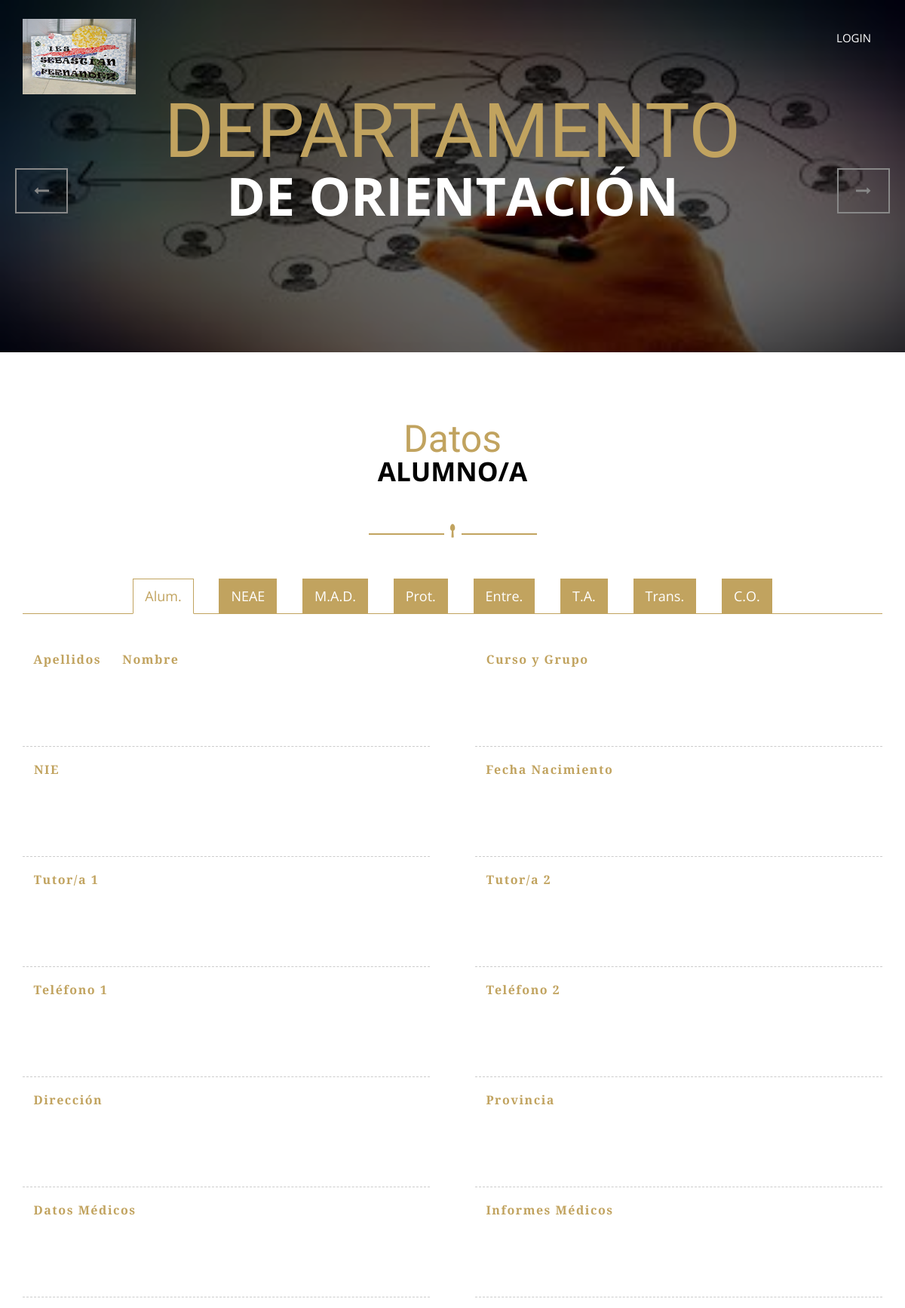
Before: /index.php/AlumnoOpciones/Mostrar/18 (upper part) with the older database file.
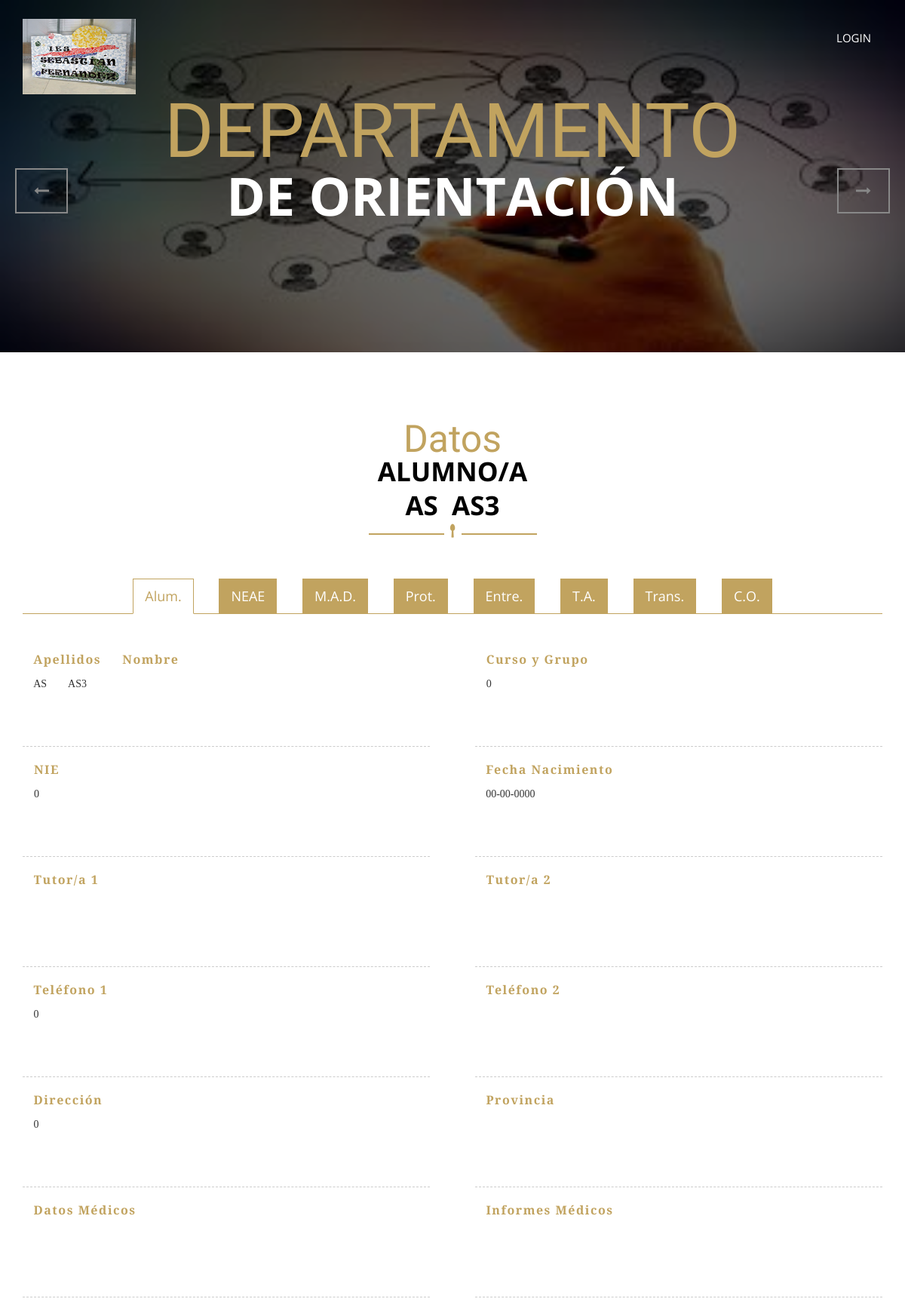
After: the same page with the newer database file.
### tables this page shows
CREATE TABLE `alumno` (
  `idAlumno` int(11) NOT NULL,
  `apellidos` varchar(45) NOT NULL,
  `nombre` varchar(30) NOT NULL,
  `nie` int(7) NOT NULL,
  `fechaNacimiento` date NOT NULL,
  `edad` int(2) DEFAULT NULL,
  `fotoAlumnado` varchar(45) DEFAULT NULL,
  `datos_medicos` varchar(100) DEFAULT NULL,
  `datos_psicologicos` varchar(100) DEFAULT NULL,
  `informe_medico` varchar(45) DEFAULT NULL COMMENT 'Informe medico en PDF',
  `nombreT1` varchar(80) NOT NULL,
  `nombreT2` varchar(80) DEFAULT NULL,
  `direccion` varchar(45) NOT NULL,
  `cp` int(5) NOT NULL,
  `poblacion` varchar(45) NOT NULL,
  `cod_provincia` char(2) DEFAULT NULL,
  `telefono1` int(9) NOT NULL,
  `telefono2` int(9) DEFAULT NULL,
  `tipo` varchar(45) DEFAULT NULL COMMENT 'Tipo de familia(Tradicional,Monoparental...)',
  `situacion` varchar(45) DEFAULT NULL,
  `implicacion_escolar` varchar(45) DEFAULT NULL,
  `curso` int(1) NOT NULL,
  `grupo` char(1) NOT NULL,
  `fecha_inser` date DEFAULT NULL,
  `Usuario_idUsuario` int(11) NOT NULL
);

### application/controllers/AlumnoOpciones.php (called while the page is built, shortened)
<?php
class AlumnoOpciones extends CI_Controller {
    public function __construct() {
        $this->load->helper('Formulario');
        $this->load->model('M_Provincias');
        $this->load->model('M_Alumno');
        $this->load->model('M_AlumnoDatos');
        $this->load->library('form_validation');
        $this->load->library('pagination');
    }
    public function Mostrar ($idAlumno) {
        $datos= $this->DatoAlumno($idAlumno);
        $cuerpo = $this->load->view('V_AlumnoMostrar', array(
                                     'datos' => $datos), true);
        $this->load->view('V_Plantilla', Array('cuerpo' => $cuerpo,
                                                'homeactive' => 'active'));
    }
    public function DatoAlumno($idAlumno){
        $datos['alu'] = $this->M_AlumnoDatos->getAlumno($idAlumno);
        foreach ($datos['alu'] as $key => $value) {
            if ($key == 'fechaNacimiento') {
                $fecha = $this->formato_mysql($value);
                $datos['alu'][$key] = $fecha;
            } elseif ($key == 'cod_provincia') {
                $nombrepro=  $this->M_Alumno->getNomProv($value);
                $datos['alu'][$key] = $nombrepro;
            } elseif ($key != 'Usuario_idUsuario') {
                $datos['alu'][$key] = $value;
            }
        }
        $datos['nea'] = $this->M_AlumnoDatos->getNeae($idAlumno);
        $datos['mad'] = $this->M_AlumnoDatos->getMedidasad($idAlumno);
        $datos['pro'] = $this->M_AlumnoDatos->getProtocolos($idAlumno);
        $datos['ent'] = $this->M_AlumnoDatos->getEntrevistas($idAlumno);
        $datos['tac'] = $this->M_AlumnoDatos->getTrayAcad($idAlumno);
        $datos['tra'] = $this->M_AlumnoDatos->getTransito($idAlumno);
        $datos['cor'] = $this->M_AlumnoDatos->getConsejoOrien($idAlumno);
        return $datos;
    }
    function formato_mysql($date) {
        if (!empty($date)) {
            $var = explode('/', str_replace('-', '/', $date));
            return "$var[2]-$var[1]-$var[0]";
        }
    }
}

### index.php (called while the page is built, shortened)
<?php
require_once BASEPATH.'core/CodeIgniter.php';

### application/models/M_AlumnoDatos.php (called while the page is built, shortened)
<?php
class M_AlumnoDatos extends CI_Model{
    public function getAlumno($idAluno) {
        $query = $this->db->query("SELECT * "
                . "FROM alumno "
                . "WHERE idAlumno = '$idAluno'");
        return $query->row_array();
    }
    public function getNeae($idAlumno) {
        $query = $this->db->query("SELECT * "
                . "FROM neae "
                . "WHERE idAlumno = '$idAlumno'");
        return $query->row_array();
    }
    public function getMedidasad($idAlumno) {
        $query = $this->db->query("SELECT * "
                . "FROM medidasad "
                . "WHERE idAlumno = '$idAlumno'");
        return $query->row_array();
    }
    public function getProtocolos($idAlumno) {
        $query = $this->db->query("SELECT * "
                . "FROM protocolos "
                . "WHERE idAlumno = '$idAlumno'");
        return $query->row_array();
    }
    public function getEntrevistas($idAlumno) {
        $query = $this->db->query("SELECT * "
                . "FROM entrevistas "
                . "WHERE idAlumno = '$idAlumno'");
        return $query->row_array();
    }
    public function getTrayAcad($idAlumno) {
        $query = $this->db->query("SELECT * "
                . "FROM trayect_acad "
                . "WHERE idAlumno = '$idAlumno'");
        return $query->row_array();
    }
    public function getTransito($idAlumno) {
        $query = $this->db->query("SELECT * "
                . "FROM transito "
                . "WHERE idAlumno = '$idAlumno'");
        return $query->row_array();
    }
    public function getConsejoOrien($idAlumno) {
        $query = $this->db->query("SELECT * "
                . "FROM consejo_orientador "
                . "WHERE idAlumno = '$idAlumno'");
        return $query->row_array();
    }
}

### application/models/M_Alumno.php (called while the page is built, shortened)
<?php
class M_Alumno extends CI_Model{
    public function getNomProv($cod) {
        $query = $this->db->query("SELECT nombre "
                . "FROM provincias "
                . "WHERE cod = '$cod'; ");
        return $query->row_array()['nombre'];
    }
}

### application/views/V_AlumnoMostrar.php (the view, shortened to what the changed rows need)
<section id="mu-restaurant-menu">
  <div class="container">
    <div class="row">
      <div class="col-md-12">
        <div class="mu-restaurant-menu-area">
          <div class="mu-title">
            <span class="mu-subtitle">Datos</span>
            <h2>ALUMNO/A</h2>
            <h2><?=$datos['alu']['apellidos']?>&nbsp;&nbsp;<?=$datos['alu']['nombre']?></h2>
            <i class="fa fa-spoon"></i>
          </div>
          <div class="mu-restaurant-menu-content">
            <div class="tab-content">
              <div class="tab-pane fade in active" id="alu">
                <div class="mu-tab-content-area">
                  <div class="row">
                    <div class="col-md-6">
                      <div class="mu-tab-content-left">
                        <ul class="mu-menu-item-nav">
                          <li>
                            <div class="media">
                              <div class="media-body">
                                <span class="mu-menu-price">Apellidos&nbsp;&nbsp;&nbsp;&nbsp; Nombre</span>
                                <p><?=$datos['alu']['apellidos']?>&nbsp;&nbsp;&nbsp;&nbsp;&nbsp;&nbsp;&nbsp;&nbsp;<?=$datos['alu']['nombre']?></p>
                              </div>
                            </div>
                          </li>
                           <li>
                            <div class="media">
                              <div class="media-body">
                                <span class="mu-menu-price">NIE</span>
                                <p><?=$datos['alu']['nie']?></p>
                              </div>
                            </div>
                          </li>
                           <li>
                            <div class="media">
                              <div class="media-body">
                                <span class="mu-menu-price">Teléfono 1</span>
                                <p><?=$datos['alu']['telefono1']?></p>
                              </div>
                            </div>
                          </li>
                           <li>
                            <div class="media">
                              <div class="media-body">
                                <span class="mu-menu-price">Dirección</span>
                                <p><?=$datos['alu']['direccion']?>  <?=$datos['alu']['cp']?></p>
                              </div>
                            </div>
                          </li>
                        </ul>
                      </div>
                    </div>
                   <div class="col-md-6">
                     <div class="mu-tab-content-right">
                        <ul class="mu-menu-item-nav">
                          <li>
                            <div class="media">
                              <div class="media-body">
                                <span class="mu-menu-price">Curso y Grupo</span>
                                <p><?=$datos['alu']['curso']?>  <?=$datos['alu']['grupo']?></p>
                              </div>
                            </div>
                          </li>
                           <li>
                            <div class="media">
                              <div class="media-body">
                                <span class="mu-menu-price">Fecha Nacimiento</span>
                                <p><?=$datos['alu']['fechaNacimiento']?></p>
                              </div>
                            </div>
                          </li>
                        </ul>
                     </div>
                   </div>
                 </div>
               </div>
              </div>
            </div>
          </div>
        </div>
      </div>
    </div>
  </div>
</section>

Changed rows visible on the page:
added alumno: apellidos "AS", nombre "AS3", nie "0", telefono1 "0", cp "0", curso "0"
Other visible differences:
$datos['alu']['fechaNacimiento']: (not shown) → "00-00-0000"
